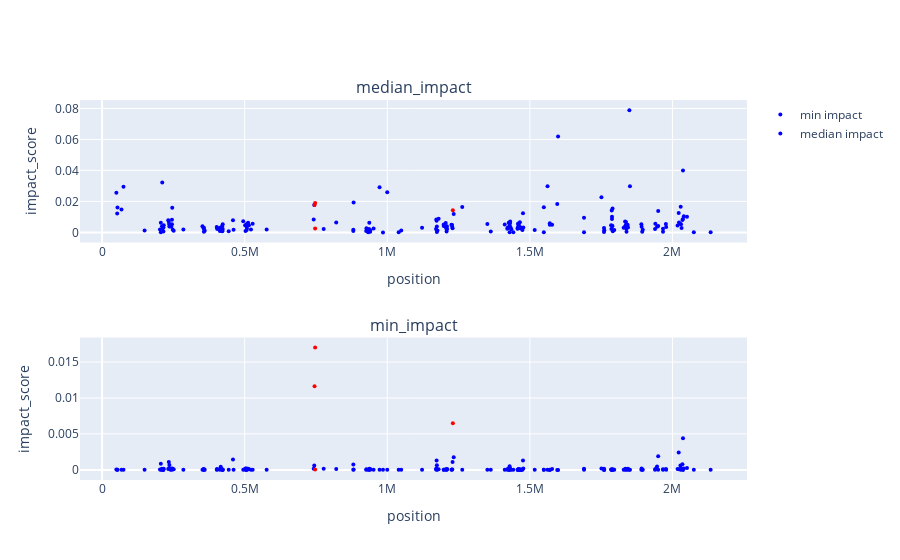

Notebook code for this chart:
### Code cell
# make a subplot with two rows, one for min and one for avg
sig_list = [747000, 745000, 1230000]
data['is_sig'] = data['position'].apply(lambda x: 'red' if x in sig_list else 'blue')
fig = make_subplots(rows=2, cols=1, subplot_titles=['median_impact', 'min_impact'])
fig.add_trace(go.Scatter(x=data['position'], y=data['min_impact'], mode='markers', name='min impact', marker=dict(size=4, color=data['is_sig'],)), row=2, col=1)
fig.add_trace(go.Scatter(x=data['position'], y=data['median_impact'], mode='markers', name='median impact', marker=dict(size=4, color=data['is_sig'],)), row=1, col=1)
fig.update_yaxes(title_text="impact_score", row=1, col=1,)
fig.update_yaxes(title_text="impact_score", row=2, col=1,)
fig.update_xaxes(title_text="position", row=1, col=1,)
fig.update_xaxes(title_text="position", row=2, col=1,)
fig.show()

### Figure 1 — Plotly figure (JSON) as saved in the notebook; plotly's stock layout.template omitted (floating-point values rounded to 4 significant figures; data arrays with more than 128 entries replaced by an {"elided": "..."} marker saying what was removed)
{"data": [{"marker": {"color": {"elided": "202 str values"}, "size": 4}, "mode": "markers", "name": "min impact", "type": "scatter", "x": {"elided": "202 int values"}, "xaxis": "x2", "y": {"elided": "202 float values"}, "yaxis": "y2"}, {"marker": {"color": {"elided": "202 str values"}, "size": 4}, "mode": "markers", "name": "median impact", "type": "scatter", "x": {"elided": "202 int values"}, "xaxis": "x", "y": {"elided": "202 float values"}, "yaxis": "y"}], "layout": {"annotations": [{"font": {"size": 16}, "showarrow": false, "text": "median_impact", "x": 0.5, "xanchor": "center", "xref": "paper", "y": 1, "yanchor": "bottom", "yref": "paper"}, {"font": {"size": 16}, "showarrow": false, "text": "min_impact", "x": 0.5, "xanchor": "center", "xref": "paper", "y": 0.375, "yanchor": "bottom", "yref": "paper"}], "xaxis": {"anchor": "y", "domain": [0, 1], "title": {"text": "position"}}, "xaxis2": {"anchor": "y2", "domain": [0, 1], "title": {"text": "position"}}, "yaxis": {"anchor": "x", "domain": [0.625, 1], "title": {"text": "impact_score"}}, "yaxis2": {"anchor": "x2", "domain": [0, 0.375], "title": {"text": "impact_score"}}}}
